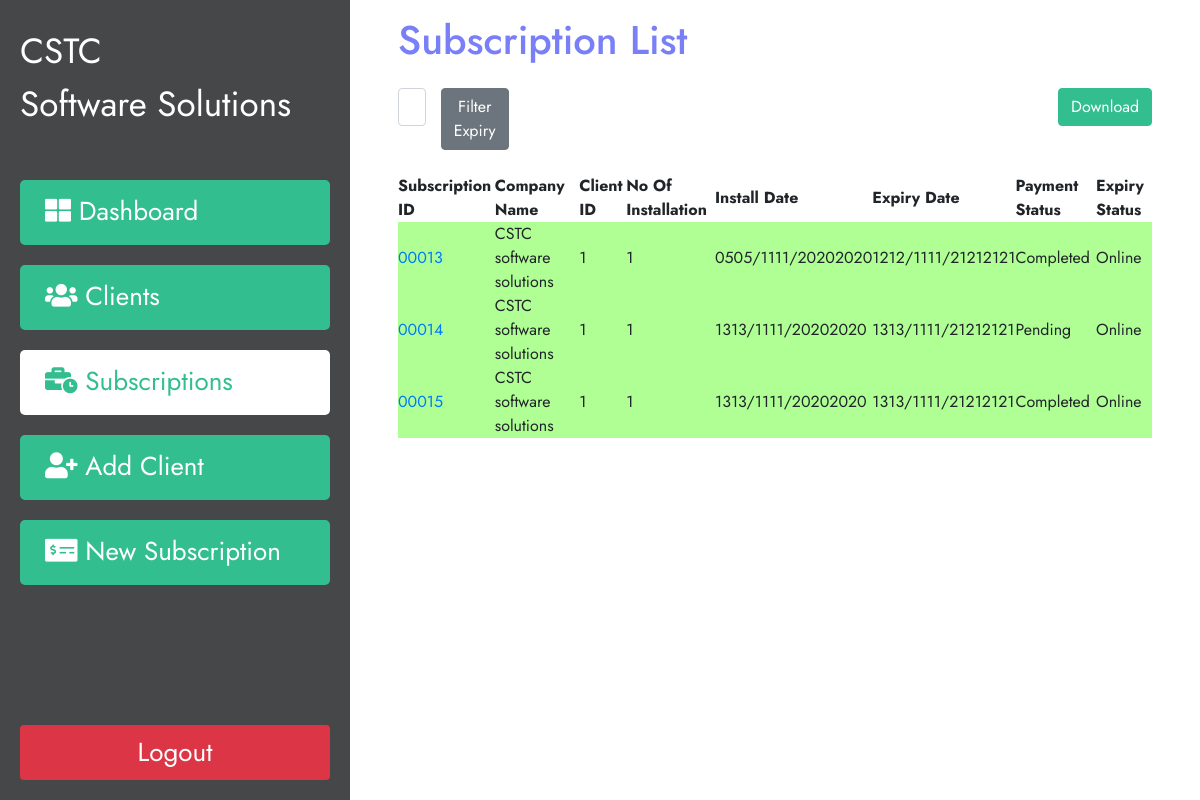
The app's page /subscription (signed in), older data.
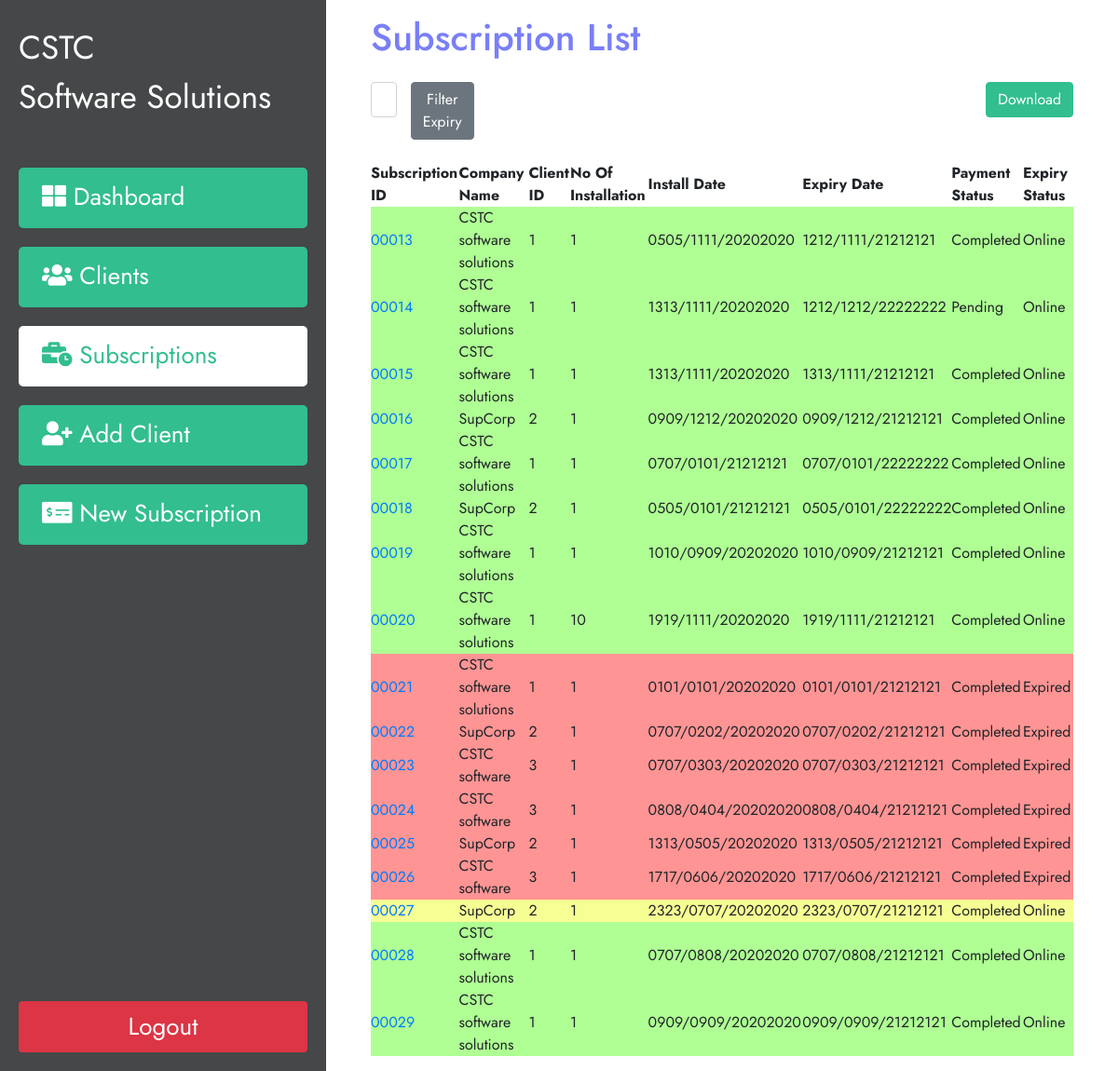
The same page, newer data.
### subscription/models.py (models this page shows)
class Subscription(models.Model):
    CustomerName= models.ForeignKey(Customer, on_delete=models.CASCADE, related_name='custom')
    Installation_number = models.IntegerField(blank=False,default=1, validators=[MinValueValidator(1)])
    InstallDuration= models.IntegerField(blank=False,default=1, validators=[MinValueValidator(1)])
    InstallDate=models.DateField()
    ExpiryDate= models.DateField()
    TotalAmount= models.FloatField(blank=False, default=0, validators=[MinValueValidator(0)])
    AmountReceived=models.FloatField(blank=False,default=0, validators=[MinValueValidator(0)])
    RemainingAmount = models.FloatField(blank=False, default=0, validators=[MinValueValidator(0)])

### customer/models.py (models this page shows)
class Customer(models.Model):
    ClientID = models.CharField(max_length=10,default="")
    Name = models.CharField(max_length=250)
    Address1 = models.CharField(max_length=150)
    Address2 = models.CharField(max_length=150, blank=True)
    City= models.CharField(max_length=100)
    District = models.CharField(max_length=20)
    Zone = models.CharField(max_length=100)
    PhoneNo= models.CharField(max_length=15)
    Email = models.CharField(max_length=100)
    Website = models.CharField(max_length=100, blank=True)
    Contact_Person= models.CharField(max_length=100)
    Contact_Person_MobileNo= models.CharField(max_length=15)
    Contact_Person_Email= models.CharField(max_length=100)
    def __str__(self):
        return self.Name

### subscription/views.py (the view)
# urls.py: path('subscription', views.subscription_list, name='subscriptions'),
@login_required(login_url='index')
def subscription_list(request):
    obj = Subscription.objects.all()
    days = None
    expiryfilter = request.GET.get('expiryfilter')
    if is_valid_queryparam(expiryfilter):
        days = int(expiryfilter)
        start_date = datetime.date.today()
        end_date = start_date + datetime.timedelta(days=days)
        obj = obj.filter(ExpiryDate__range=[start_date, end_date])
    context = {
        'subscriptions': obj,
        'days':days,
    }
    return render(request,'subscription.html',context)

### cstcdataentry/templatetags/myfilters.py (called while the page is built)
@register.filter
def days_until(exdate):
    delta = exdate - datetime.date.today()
    return delta.days

### subscription/views.py (called while the page is built)
def is_valid_queryparam(param):
    return param != '' and param is not None

### subscription/Templates/subscription.html (shortened to what this page needs)
{% extends "base.html" %}
{% block content %}
{% load myfilters %}
<div class="col-lg px-5 py-3 tablecontent">
   <h1 style="color:#797ff6;">Subscription List</h1>
   <div class="col my-4">
      <div class="row justify-content-end">
         <form class="col-2 " method="GET">
            <div class="row">
               <div class="col-lg col p-0 ">
                  <input class="form-control" name="expiryfilter" type="number" value="" id="days-input">
               </div>
               <div class="col">
                  <button type="submit" class="btn btn-secondary " >Filter Expiry</button>
               </div>
            </div>
         </form>
         <div class="col p-0">
            <a  href="{%url 'report' days  %}" class="btn btn-primary  float-right" >Download</a>
         </div>
      </div>
   </div>
   <table id="datatable" class="display" style="width:100%">
      <thead>
         <tr>
            <th>Subscription ID</th>
            <th>Company Name</th>
            <th>Client ID</th>
            <th>No Of Installation</th>
            <th>Install Date</th>
            <th>Expiry Date</th>
            <th>Payment Status</th>
            <th>Expiry Status</th>
         </tr>
      </thead>
      <tbody>
         {% for subscription in subscriptions %}
             {% if subscription.ExpiryDate|days_until <= 20  %}
                 {% if subscription.ExpiryDate|days_until <= 0 %}
                     <tr class="expired">
                 {% else %}
                     <tr class="warn">
                 {% endif %}
             {% else %}
                 <tr class="online">
            {% endif %}
            <td><a href="{%url 'subscriptiondetail' subscription.id %}">{{ subscription.id |stringformat:"05d" }}</a></td>
            <td>{{ subscription.CustomerName }}</td>
            <td>{{ subscription.CustomerName.id }}</td>
            <td>{{ subscription.Installation_number }}</td>
            <td>{{ subscription.InstallDate }}</td>
            <td >{{ subscription.ExpiryDate }}</td>
            <td >
               {% if subscription.RemainingAmount > 0 %}
                   {% if subscription.ExpiryDate|days_until <= 0 %}
                        OverDue
                   {% else %}
                        Pending
                   {% endif %}
                {% else %}
                   Completed
               {% endif %}
            </td>
            <td>
               {% if subscription.ExpiryDate|days_until <= 0 %}
                    Expired
               {% else %}
                    Online
               {% endif %}
            </td>
         </tr>
         {% endfor %}
      </tbody>
   </table>
</div>
{% endblock content %}

Row changes from the older to the newer data that the page shows:
changed Subscription "00014": ExpiryDate "1313/1111/21212121" → "1212/1212/22222222"
added Subscription: id "00016", CustomerName "SupCorp", CustomerName.id "2", Installation_number "1", InstallDate "0909/1212/20202020", ExpiryDate "0909/1212/21212121", RemainingAmount "Completed", shows "Online"
added Subscription: id "00017", CustomerName "CSTC software solutions", CustomerName.id "1", Installation_number "1", InstallDate "0707/0101/21212121", ExpiryDate "0707/0101/22222222", RemainingAmount "Completed", shows "Online"
added Subscription: id "00018", CustomerName "SupCorp", CustomerName.id "2", Installation_number "1", InstallDate "0505/0101/21212121", ExpiryDate "0505/0101/22222222", RemainingAmount "Completed", shows "Online"
added Subscription: id "00019", CustomerName "CSTC software solutions", CustomerName.id "1", Installation_number "1", InstallDate "1010/0909/20202020", ExpiryDate "1010/0909/21212121", RemainingAmount "Completed", shows "Online"
added Subscription: id "00020", CustomerName "CSTC software solutions", CustomerName.id "1", Installation_number "10", InstallDate "1919/1111/20202020", ExpiryDate "1919/1111/21212121", RemainingAmount "Completed", shows "Online"
added Subscription: id "00021", CustomerName "CSTC software solutions", CustomerName.id "1", Installation_number "1", InstallDate "0101/0101/20202020", ExpiryDate "0101/0101/21212121", RemainingAmount "Completed", shows "Expired"
added Subscription: id "00022", CustomerName "SupCorp", CustomerName.id "2", Installation_number "1", InstallDate "0707/0202/20202020", ExpiryDate "0707/0202/21212121", RemainingAmount "Completed", shows "Expired"
added Subscription: id "00023", CustomerName "CSTC software", CustomerName.id "3", Installation_number "1", InstallDate "0707/0303/20202020", ExpiryDate "0707/0303/21212121", RemainingAmount "Completed", shows "Expired"
added Subscription: id "00024", CustomerName "CSTC software", CustomerName.id "3", Installation_number "1", InstallDate "0808/0404/20202020", ExpiryDate "0808/0404/21212121", RemainingAmount "Completed", shows "Expired"
added Subscription: id "00025", CustomerName "SupCorp", CustomerName.id "2", Installation_number "1", InstallDate "1313/0505/20202020", ExpiryDate "1313/0505/21212121", RemainingAmount "Completed", shows "Expired"
added Subscription: id "00026", CustomerName "CSTC software", CustomerName.id "3", Installation_number "1", InstallDate "1717/0606/20202020", ExpiryDate "1717/0606/21212121", RemainingAmount "Completed", shows "Expired"
added Subscription: id "00027", CustomerName "SupCorp", CustomerName.id "2", Installation_number "1", InstallDate "2323/0707/20202020", ExpiryDate "2323/0707/21212121", RemainingAmount "Completed", shows "Online"
added Subscription: id "00028", CustomerName "CSTC software solutions", CustomerName.id "1", Installation_number "1", InstallDate "0707/0808/20202020", ExpiryDate "0707/0808/21212121", RemainingAmount "Completed", shows "Online"
added Subscription: id "00029", CustomerName "CSTC software solutions", CustomerName.id "1", Installation_number "1", InstallDate "0909/0909/20202020", ExpiryDate "0909/0909/21212121", RemainingAmount "Completed", shows "Online"
